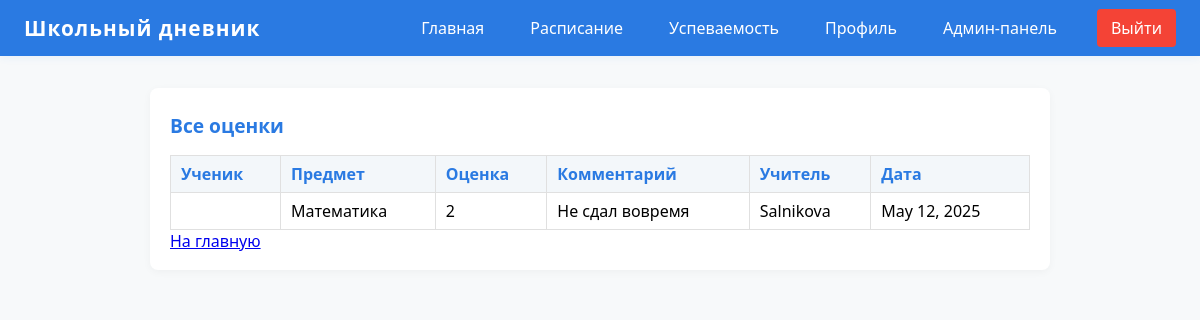
/grades/ (signed in), run on an earlier commit of the app's database.
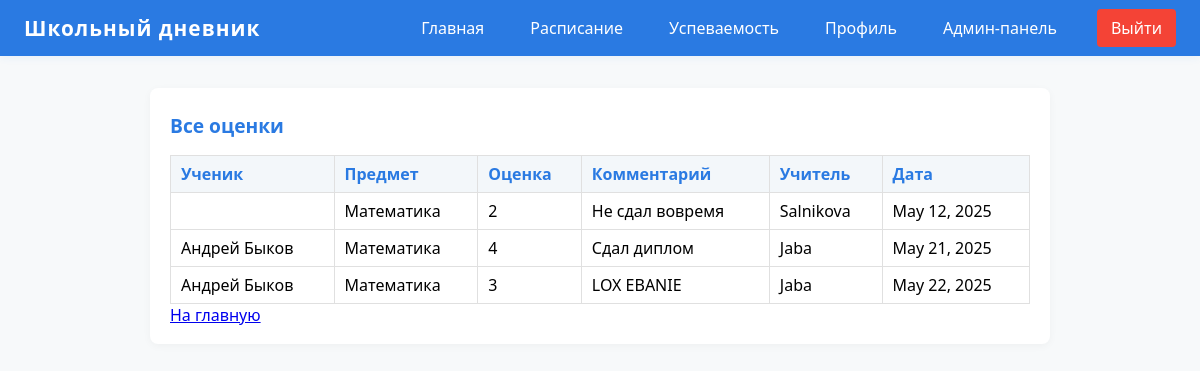
And on a later commit of the database.
### core/models.py (models this page shows, shortened)
class Grade(models.Model):
    student = models.ForeignKey(User, on_delete=models.CASCADE, limit_choices_to={'role': 'student'}, verbose_name='Ученик')
    subject = models.ForeignKey(Subject, on_delete=models.CASCADE, verbose_name='Предмет')
    date = models.DateField(verbose_name='Дата')
    grade = models.CharField(max_length=5, verbose_name='Оценка')  # e.g. "5", "4+", "н"
    comment = models.CharField(max_length=100, blank=True, verbose_name='Комментарий')
    teacher = models.ForeignKey(Teacher, on_delete=models.CASCADE, verbose_name='Учитель')
    class Meta:
        verbose_name = 'Оценка'
        verbose_name_plural = 'Оценки'

class Subject(models.Model):
    name = models.CharField(max_length=50)
    color = models.CharField(max_length=7, default="#888888")  # For frontend color coding

class Teacher(models.Model):
    user = models.OneToOneField(User, on_delete=models.CASCADE, limit_choices_to={'role': 'teacher'})
    subjects = models.ManyToManyField(Subject)
    classrooms = models.ManyToManyField(Classroom, blank=True)  # Which classes the teacher teaches
    def __str__(self):
        return self.user.get_full_name() or self.user.username

class User(AbstractUser):
    ROLE_CHOICES = [
        ('admin', 'Админ'),
        ('teacher', 'Учитель'),
        ('student', 'Ученик'),
    ]
    role = models.CharField(max_length=10, choices=ROLE_CHOICES, default='student')
    classroom = models.ForeignKey('Classroom', on_delete=models.SET_NULL, null=True, blank=True)

### core/views.py (the view, shortened to what this page needs)
# urls.py: path('grades/', views.grades, name='grades'),
@login_required
def grades(request):
    role = get_user_role(request.user)
    if role == 'teacher':
        teacher = Teacher.objects.filter(user=request.user).first()
        classroom_id = request.GET.get('classroom')
        subject_id = request.GET.get('subject')
        classrooms = teacher.classrooms.all()
        subjects = teacher.subjects.all()
        grades = None
        students = None
        message = None
        if classroom_id and subject_id:
            students = User.objects.filter(classroom__id=classroom_id, role='student')
            grades = Grade.objects.filter(teacher=teacher, subject_id=subject_id, student__in=students)
            if request.method == 'POST' and students.exists():
                for student in students:
                    grade_value = request.POST.get(f'grade_{student.id}')
                    comment_value = request.POST.get(f'comment_{student.id}')
                    if grade_value:  # Только если оценка введена
                        Grade.objects.create(
                            student=student,
                            subject_id=subject_id,
                            grade=grade_value,
                            comment=comment_value or '',
                            date=timezone.localdate(),
                            teacher=teacher
                        )
                grades = Grade.objects.filter(teacher=teacher, subject_id=subject_id, student__in=students)
                message = 'Оценки успешно сохранены.'
        return render(request, 'core/grades_teacher.html', {'classrooms': classrooms, 'subjects': subjects, 'grades': grades, 'students': students, 'message': message})
    else:
        grades = Grade.objects.all()
        return render(request, 'core/grades_admin.html', {'grades': grades})

### core/views.py (called while the page is built)
def get_user_role(user):
    if user.is_superuser or user.role == 'admin':
        return 'admin'
    return user.role

### core/templates/core/grades_admin.html (shortened to what this page needs)
{% load static %}
<!DOCTYPE html>
<html lang="ru">
<head>
    <link rel="stylesheet" href="{% static 'core/style.css' %}">
</head>
<body>
    {% include 'core/navbar.html' %}
    <div class="dashboard-content">
        <div class="diary-block">
            <h2>Все оценки</h2>
            <table class="grades-table">
                <tr><th>Ученик</th><th>Предмет</th><th>Оценка</th><th>Комментарий</th><th>Учитель</th><th>Дата</th></tr>
                {% for grade in grades %}
                <tr>
                    <td>{{grade.student.get_full_name}}</td>
                    <td>{{grade.subject.name}}</td>
                    <td>{{grade.grade}}</td>
                    <td>{{grade.comment}}</td>
                    <td>{{grade.teacher}}</td>
                    <td>{{grade.date}}</td>
                </tr>
                {% endfor %}
            </table>
            <a href="/" class="back">На главную</a>
        </div>
    </div>
</body>
</html>

### core/templates/core/navbar.html (shortened to what this page needs)
<nav class="navbar">
    <div class="navbar-logo">Школьный дневник</div>
    <div class="navbar-links">
        <a href="/" class="navbar-link">Главная</a>
        <a href="/schedule/" class="navbar-link">Расписание</a>
        <a href="/grades/" class="navbar-link">Успеваемость</a>
        <a href="{% url 'profile' %}" class="navbar-link">Профиль</a>
        {% if user.is_authenticated and user.is_superuser %}
            <a href="/admin/" class="navbar-link">Админ-панель</a>
        {% endif %}
        {% if user.is_authenticated %}
            <a href="/logout/" class="navbar-link logout">Выйти</a>
        {% else %}
            <a href="/accounts/login/" class="navbar-link">Вход</a>
        {% endif %}
    </div>
</nav>

### core/static/core/style.css (style rules this page uses)
body { font-family: 'Segoe UI', Arial, sans-serif; margin: 0; background: #f7f9fa; }
.navbar { display: flex; align-items: center; justify-content: space-between; background: #2a7ae2; color: #fff; padding: 0 24px; height: 56px; box-shadow: 0 2px 8px rgba(42,122,226,0.07); }
.navbar-logo { font-size: 1.3em; font-weight: 700; letter-spacing: 1px; }
.navbar-links { display: flex; align-items: center; gap: 18px; }
.navbar-link { color: #fff; text-decoration: none; padding: 8px 14px; border-radius: 4px; transition: background 0.2s; }
.navbar-link.logout { background: #f44336; color: #fff; margin-left: 8px; }
.dashboard-content { max-width: 900px; margin: 32px auto 0 auto; padding: 0 16px; }
.diary-block { background: #fff; border-radius: 8px; box-shadow: 0 2px 8px rgba(0,0,0,0.04); margin-bottom: 28px; padding: 24px 20px 18px 20px; }
.diary-block h2 { margin-top: 0; color: #2a7ae2; font-size: 1.2em; }
.schedule-table, .grades-table { width: 100%; border-collapse: collapse; margin-top: 10px; }
.schedule-table th, .schedule-table td, .grades-table th, .grades-table td { border: 1px solid #e0e0e0; padding: 7px 10px; text-align: left; }
.schedule-table th, .grades-table th { background: #f3f7fa; color: #2a7ae2; }

What changed in the data, as far as the page shows it:
added Grade: student.get_full_name "Андрей Быков", subject.name "Математика", grade "4", comment "Сдал диплом", teacher "Jaba", date "May 21, 2025"
added Grade: student.get_full_name "Андрей Быков", subject.name "Математика", grade "3", comment "LOX EBANIE", teacher "Jaba", date "May 22, 2025"
